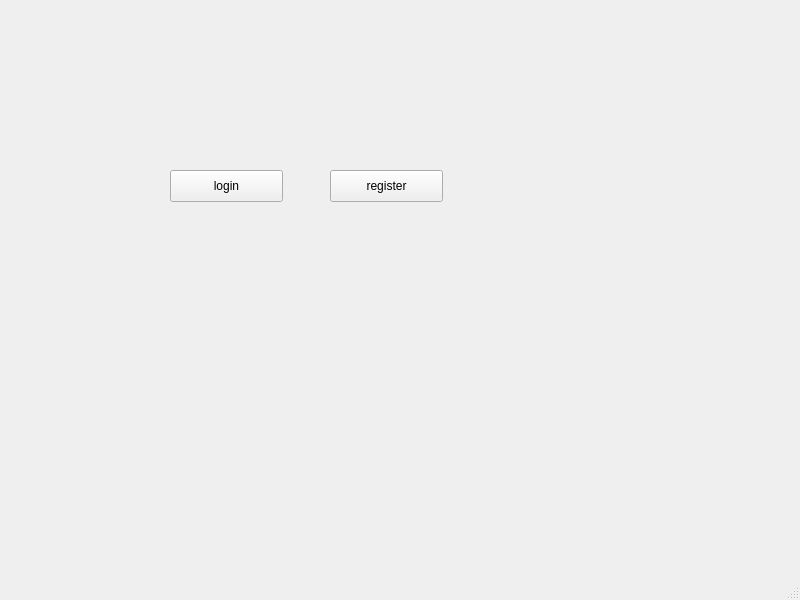
<?xml version="1.0" encoding="UTF-8"?>
<ui version="4.0">
 <class>MainWindow</class>
 <widget class="QMainWindow" name="MainWindow">
  <property name="geometry">
   <rect>
    <x>0</x>
    <y>0</y>
    <width>800</width>
    <height>600</height>
   </rect>
  </property>
  <property name="windowTitle">
   <string>MainWindow</string>
  </property>
  <widget class="QWidget" name="centralwidget">
   <widget class="QPushButton" name="loginButton">
    <property name="geometry">
     <rect>
      <x>170</x>
      <y>170</y>
      <width>113</width>
      <height>32</height>
     </rect>
    </property>
    <property name="text">
     <string>login</string>
    </property>
   </widget>
   <widget class="QPushButton" name="registerButton">
    <property name="geometry">
     <rect>
      <x>330</x>
      <y>170</y>
      <width>113</width>
      <height>32</height>
     </rect>
    </property>
    <property name="text">
     <string>register</string>
    </property>
   </widget>
  </widget>
  <widget class="QMenuBar" name="menubar">
   <property name="geometry">
    <rect>
     <x>0</x>
     <y>0</y>
     <width>800</width>
     <height>24</height>
    </rect>
   </property>
  </widget>
  <widget class="QStatusBar" name="statusbar"/>
 </widget>
 <resources/>
 <connections/>
</ui>
